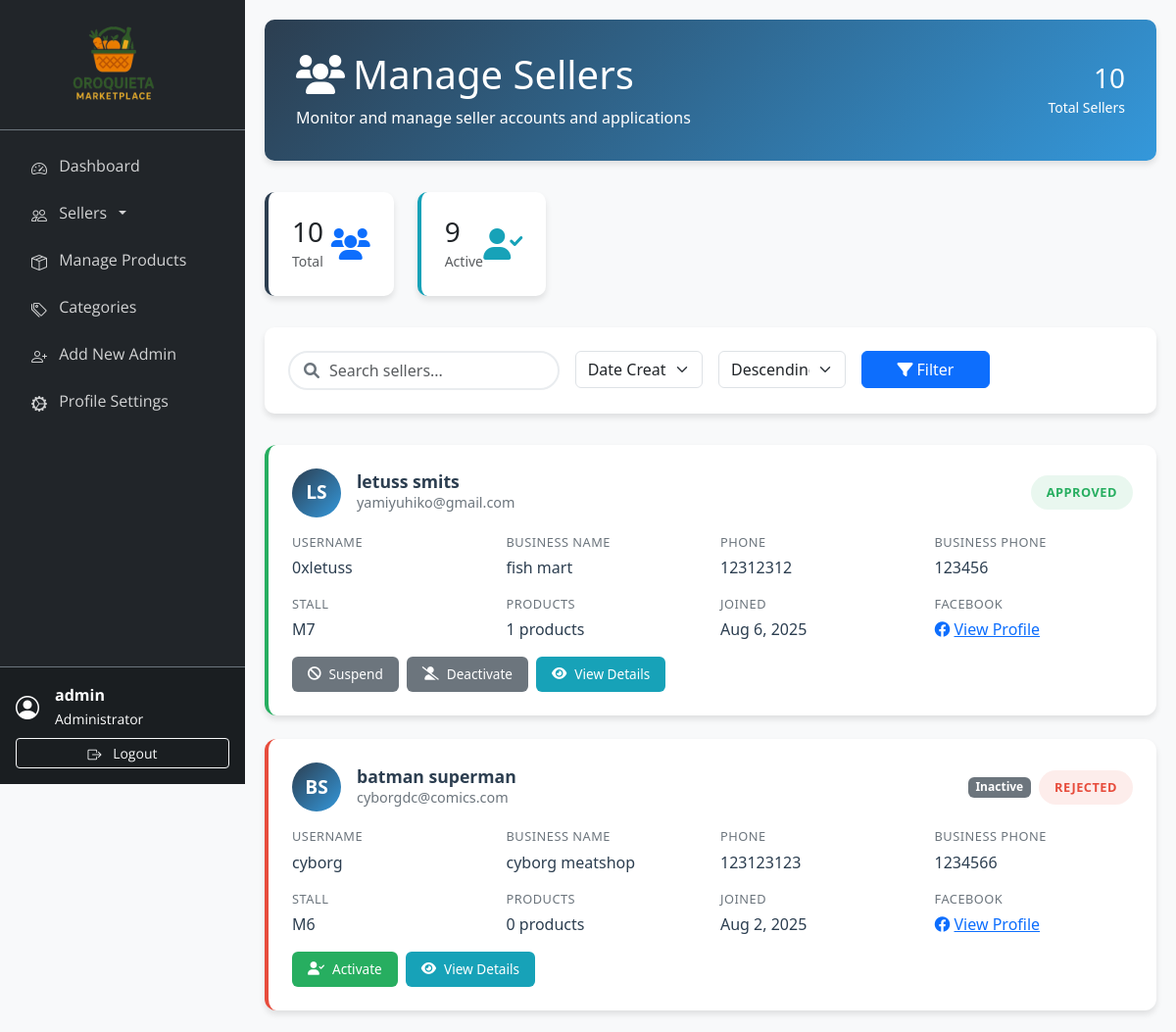
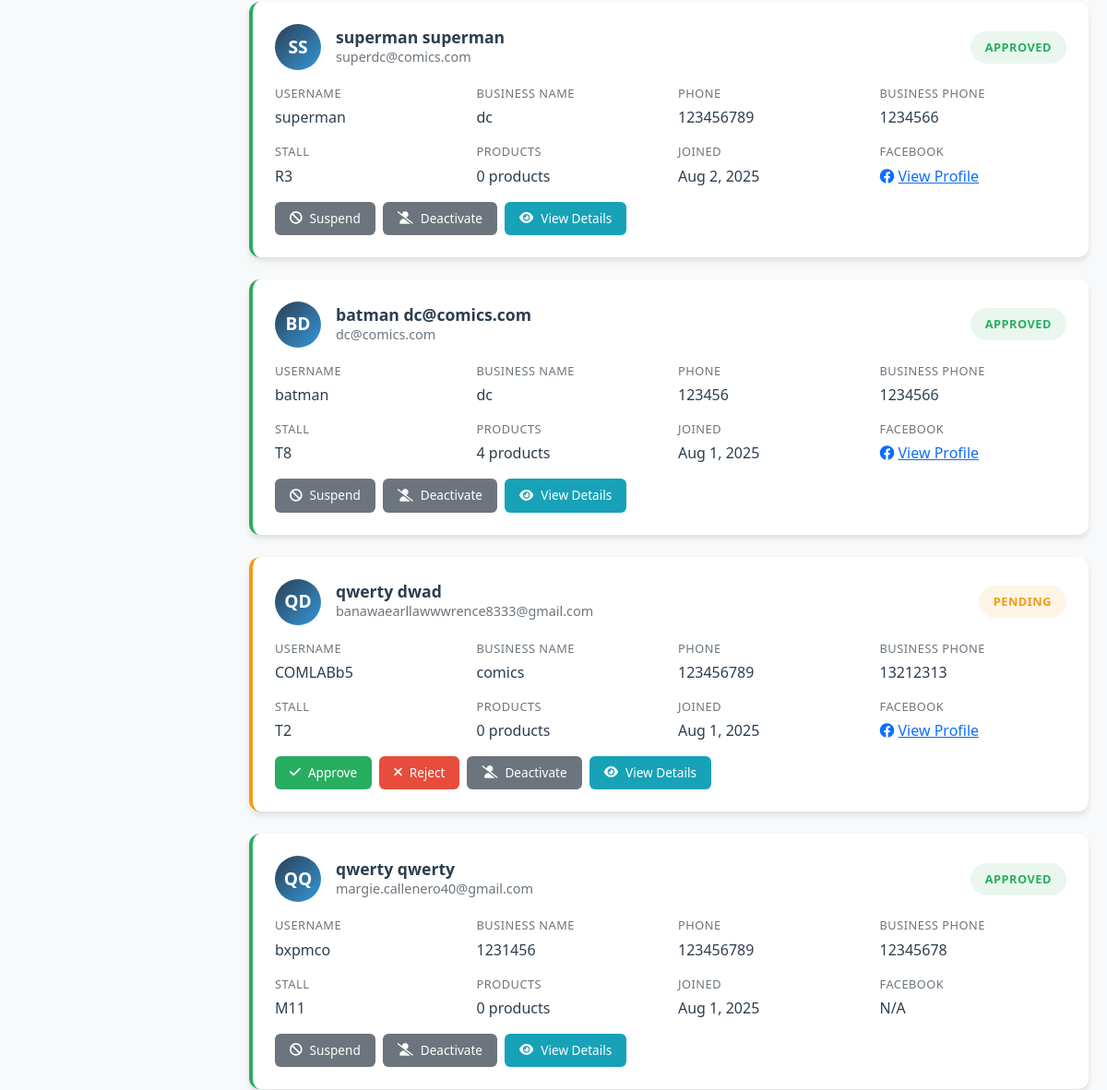
Page /admin/manage_sellers.php (signed in, upper part) on the earlier database version (2 pictures, top to bottom).
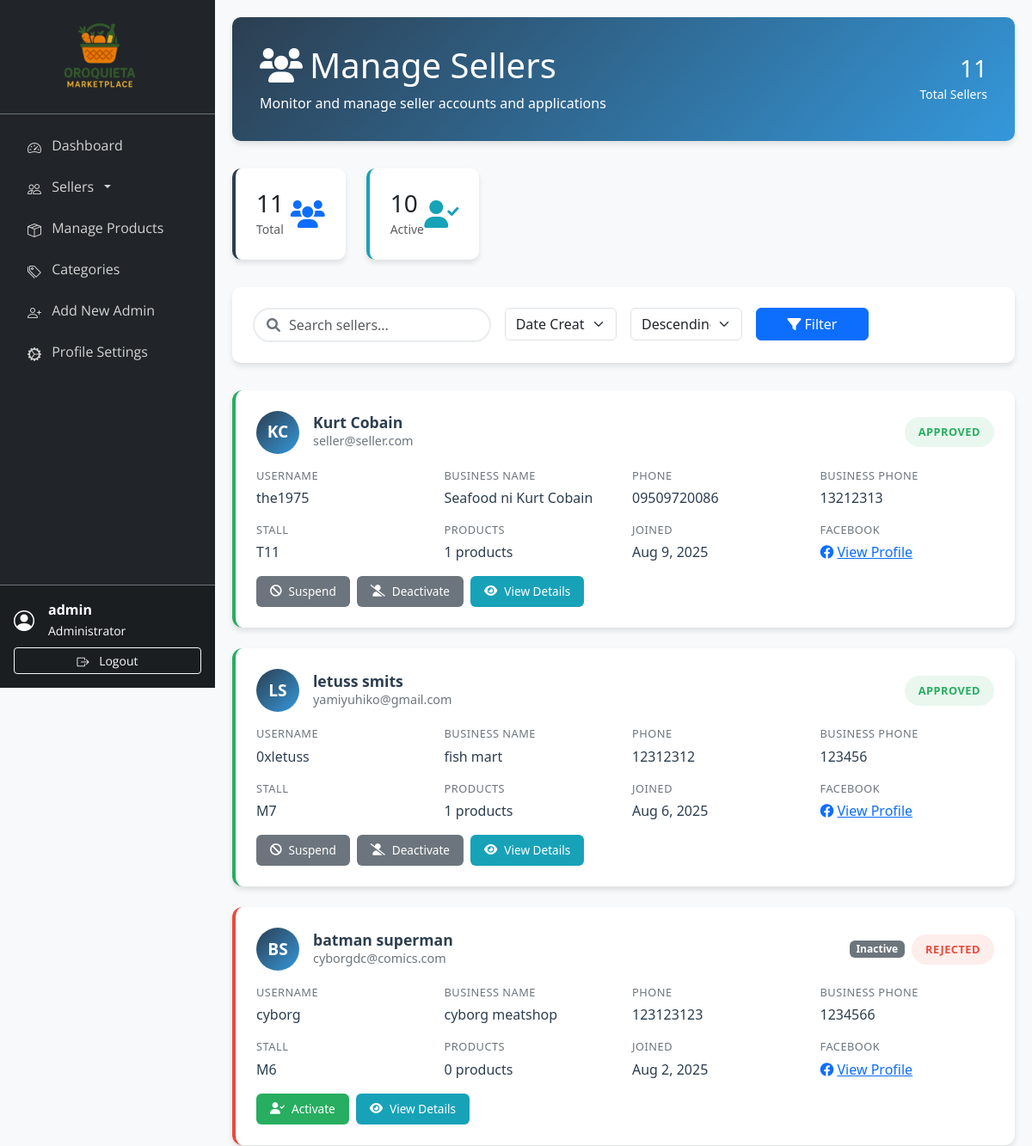
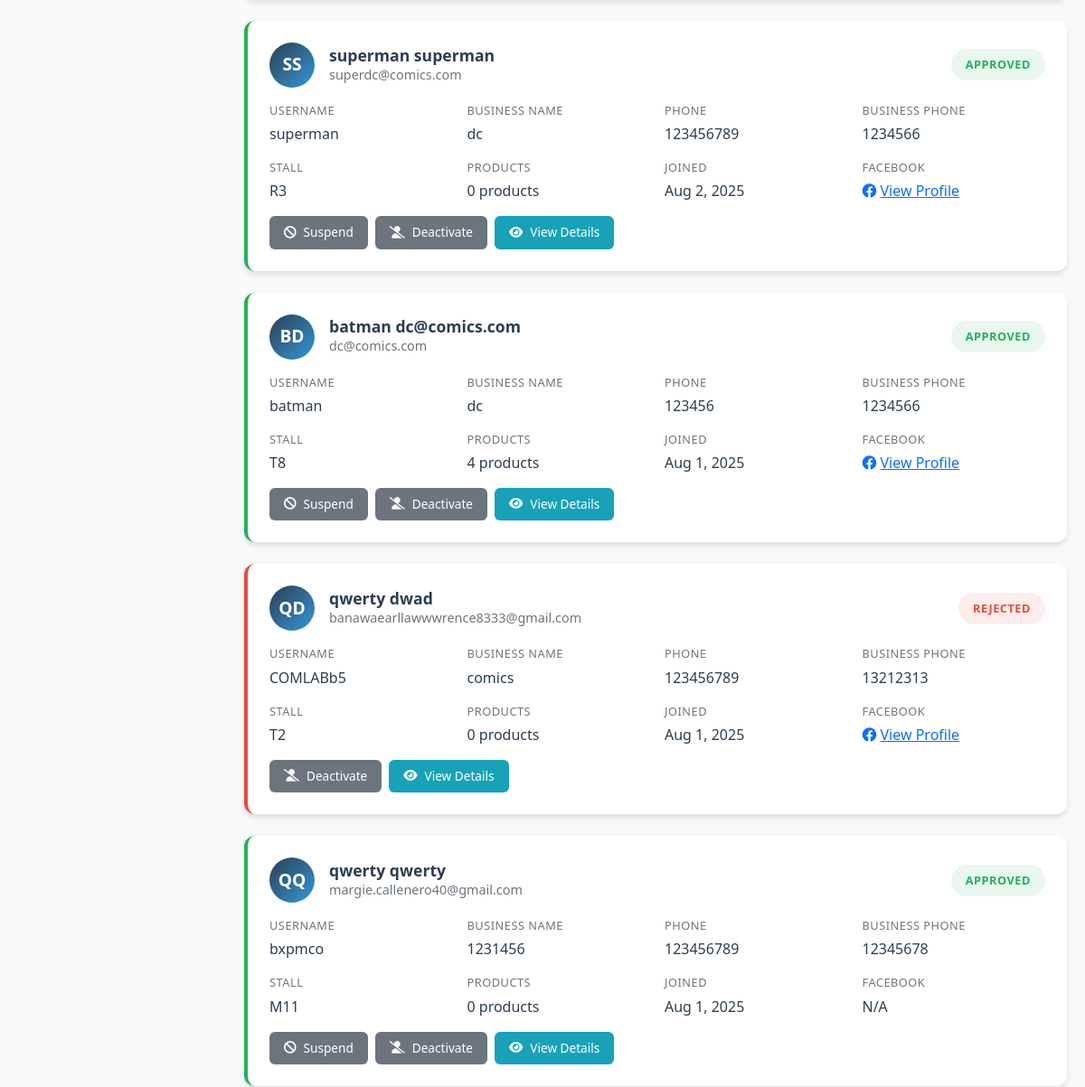
Same page on the later database version (2 pictures, top to bottom).
### tables this page shows
CREATE TABLE `sellers` (
  `id` int(11) NOT NULL,
  `username` varchar(50) NOT NULL,
  `email` varchar(100) NOT NULL,
  `password` varchar(255) NOT NULL,
  `first_name` varchar(50) DEFAULT NULL,
  `last_name` varchar(50) DEFAULT NULL,
  `phone` varchar(20) DEFAULT NULL,
  `address` text DEFAULT NULL,
  `profile_image` varchar(255) DEFAULT NULL,
  `facebook_url` varchar(255) DEFAULT NULL,
  `is_active` tinyint(1) DEFAULT 1,
  `status` enum('pending','approved','rejected','suspended') DEFAULT 'pending',
  `created_at` timestamp NOT NULL DEFAULT current_timestamp(),
  `updated_at` timestamp NOT NULL DEFAULT current_timestamp() ON UPDATE current_timestamp()
);

### admin/manage_sellers.php (the view, shortened to what the changed rows need)
<?php
require_once '../includes/db_connect.php';
$sort_by = $_GET['sort'] ?? 'created_at';
$sort_order = $_GET['order'] ?? 'DESC';
$where_conditions = [];
$params = [];
$where_clause = !empty($where_conditions) ? 'WHERE ' . implode(' AND ', $where_conditions) : '';
$valid_sorts = ['created_at', 'username', 'status', 'first_name', 'last_name'];
$sort_by = in_array($sort_by, $valid_sorts) ? $sort_by : 'created_at';
$sort_order = in_array(strtoupper($sort_order), ['ASC', 'DESC']) ? strtoupper($sort_order) : 'DESC';
$query = "
    SELECT
        s.*,
        sa.business_name,
        sa.business_phone,
        sa.selected_stall,
        st.stall_number,
        (SELECT COUNT(*) FROM products p WHERE p.seller_id = s.id) as product_count
    FROM sellers s
    LEFT JOIN seller_applications sa ON s.id = sa.seller_id
    LEFT JOIN stalls st ON sa.selected_stall = st.stall_number
    {$where_clause}
    ORDER BY s.{$sort_by} {$sort_order}
";
$stmt = $pdo->prepare($query);
$stmt->execute($params);
$sellers = $stmt->fetchAll(PDO::FETCH_ASSOC);
$stats_query = "
    SELECT
        COUNT(*) as total,
        SUM(CASE WHEN is_active = 1 THEN 1 ELSE 0 END) as active
    FROM sellers
";
$stats_stmt = $pdo->query($stats_query);
$stats = $stats_stmt->fetch(PDO::FETCH_ASSOC);
?>
<!DOCTYPE html>
<html lang="en">
<head>
    <link href="https://cdn.jsdelivr.net/npm/bootstrap@5.3.0/dist/css/bootstrap.min.css" rel="stylesheet">
    <link href="https://cdnjs.cloudflare.com/ajax/libs/font-awesome/6.0.0/css/all.min.css" rel="stylesheet">
    <link href="https://cdn.jsdelivr.net/npm/bootstrap-icons@1.10.0/font/bootstrap-icons.css" rel="stylesheet">
</head>
<body>
    <div class="main-content">
        <div class="page-header">
            <div class="d-flex justify-content-between align-items-center">
                <div>
                    <h1 class="mb-2"><i class="fas fa-users me-2"></i>Manage Sellers</h1>
                </div>
                <div class="text-end">
                    <h3 class="mb-0"><?php echo $stats['total']; ?></h3>
                    <small>Total Sellers</small>
                </div>
            </div>
        </div>
        <div class="row stats-row">
            <div class="col-md-2">
                <div class="stat-card">
                    <div class="d-flex justify-content-between align-items-center">
                        <div>
                            <h3 class="mb-0"><?php echo $stats['total']; ?></h3>
                            <small class="text-muted">Total</small>
                        </div>
                    </div>
                </div>
            </div>
            <div class="col-md-2">
                <div class="stat-card active">
                    <div class="d-flex justify-content-between align-items-center">
                        <div>
                            <h3 class="mb-0"><?php echo $stats['active']; ?></h3>
                            <small class="text-muted">Active</small>
                        </div>
                    </div>
                </div>
            </div>
        </div>
        <div class="sellers-container">
            <?php if (empty($sellers)): ?>
                <div class="empty-state">
                    <i class="fas fa-users"></i>
                    <h3>No sellers found</h3>
                    <p>No sellers match your current filters.</p>
                </div>
            <?php else: ?>
                <?php foreach ($sellers as $seller): ?>
                    <div class="seller-card <?php echo $seller['status']; ?>">
                        <div class="seller-header">
                            <div class="d-flex align-items-center flex-grow-1">
                                <div class="seller-avatar">
                                    <?php
                                    $initials = strtoupper(substr($seller['first_name'] ?: $seller['username'], 0, 1) .
                                        substr($seller['last_name'] ?: '', 0, 1));
                                    echo $initials;
                                    ?>
                                </div>
                                <div class="seller-info">
                                    <h5 class="seller-name">
                                        <?php echo htmlspecialchars($seller['first_name'] . ' ' . $seller['last_name']) ?: htmlspecialchars($seller['username']); ?>
                                    </h5>
                                    <p class="seller-email"><?php echo htmlspecialchars($seller['email']); ?></p>
                                </div>
                            </div>
                            <div class="d-flex align-items-center gap-2">
                                <?php if (!$seller['is_active']): ?>
                                    <span class="badge bg-secondary">Inactive</span>
                                <?php endif; ?>
                                <span class="status-badge status-<?php echo $seller['status']; ?>">
                                    <?php echo ucfirst($seller['status']); ?>
                                </span>
                            </div>
                        </div>
                        <div class="seller-details">
                            <div class="detail-item">
                                <span class="detail-label">Username</span>
                                <span class="detail-value"><?php echo htmlspecialchars($seller['username']); ?></span>
                            </div>
                            <div class="detail-item">
                                <span class="detail-label">Business Name</span>
                                <span
                                    class="detail-value"><?php echo htmlspecialchars($seller['business_name'] ?: 'N/A'); ?></span>
                            </div>
                            <div class="detail-item">
                                <span class="detail-label">Phone</span>
                                <span class="detail-value"><?php echo htmlspecialchars($seller['phone'] ?: 'N/A'); ?></span>
                            </div>
                            <div class="detail-item">
                                <span class="detail-label">Business Phone</span>
                                <span
                                    class="detail-value"><?php echo htmlspecialchars($seller['business_phone'] ?: 'N/A'); ?></span>
                            </div>
                            <div class="detail-item">
                                <span class="detail-label">Stall</span>
                                <span
                                    class="detail-value"><?php echo htmlspecialchars($seller['selected_stall'] ?: 'Not assigned'); ?></span>
                            </div>
                            <div class="detail-item">
                                <span class="detail-label">Products</span>
                                <span class="detail-value"><?php echo $seller['product_count']; ?> products</span>
                            </div>
                            <div class="detail-item">
                                <span class="detail-label">Joined</span>
                                <span
                                    class="detail-value"><?php echo date('M j, Y', strtotime($seller['created_at'])); ?></span>
                            </div>
                            <div class="detail-item">
                                <span class="detail-label">Facebook</span>
                                <span class="detail-value">
                                    <?php if ($seller['facebook_url']): ?>
                                        <a href="<?php echo htmlspecialchars($seller['facebook_url']); ?>" target="_blank"
                                            class="text-primary">
                                            <i class="fab fa-facebook me-1"></i>View Profile
                                        </a>
                                    <?php else: ?>
                                        N/A
                                    <?php endif; ?>
                                </span>
                            </div>
                        </div>
                        <div class="action-buttons">
                            <?php if ($seller['status'] === 'pending'): ?>
                                <button type="button" class="btn-action btn-approve"
                                    onclick="showApproveModal(<?php echo $seller['id']; ?>)">
                                    <i class="fas fa-check"></i>Approve
                                </button>
                                <button type="button" class="btn-action btn-reject"
                                    onclick="showRejectModal(<?php echo $seller['id']; ?>)">
                                    <i class="fas fa-times"></i>Reject
                                </button>
                            <?php endif; ?>
                            <?php if ($seller['status'] === 'approved'): ?>
                                <button type="button" class="btn-action btn-suspend"
                                    onclick="showSuspendModal(<?php echo $seller['id']; ?>)">
                                    <i class="fas fa-ban"></i>Suspend
                                </button>
                            <?php endif; ?>
                            <?php if ($seller['is_active']): ?>
                                <button type="button" class="btn-action btn-suspend"
                                    onclick="showDeactivateModal(<?php echo $seller['id']; ?>)">
                                    <i class="fas fa-user-slash"></i>Deactivate
                                </button>
                            <?php else: ?>
                                <button type="button" class="btn-action btn-approve"
                                    onclick="showActivateModal(<?php echo $seller['id']; ?>)">
                                    <i class="fas fa-user-check"></i>Activate
                                </button>
                            <?php endif; ?>
                            <button type="button" class="btn-action btn-view"
                                onclick="viewSellerDetails(<?php echo $seller['id']; ?>)">
                                <i class="fas fa-eye"></i>View Details
                            </button>
                        </div>
                    </div>
                <?php endforeach; ?>
            <?php endif; ?>
        </div>
    </div>
</body>
</html>

Differences in the rows shown:
added sellers: initials "KC", first_name+last_name "Kurt Cobain", email "seller@seller.com", status "APPROVED", username "the1975", business_name "Seafood ni Kurt Cobain", phone "09509720086", business_phone "13212313", selected_stall "T11", product_count "1", created_at "Aug 9, 2025"
changed sellers "QD": status "PENDING" → "REJECTED"; no longer shows "Approve Reject"
Other differences:
$stats['total']: "10" → "11"
$stats['active']: "9" → "10"
